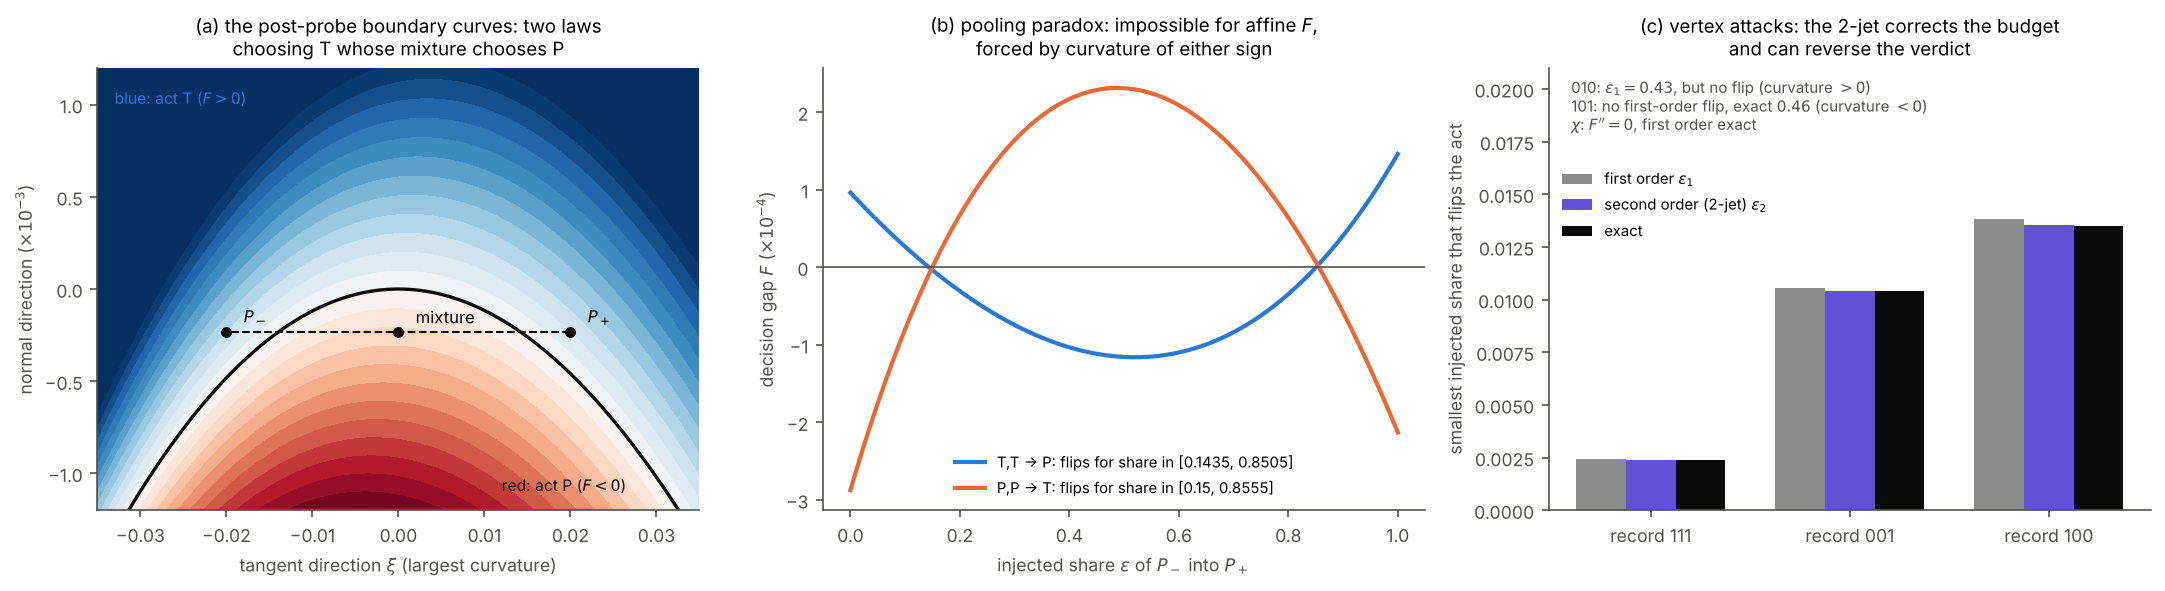

Recreate this plot in Python.
"""Figure for the decision-boundary sections of "A tangent structure for injected data". (a) the lab's post-probe decision boundary in
the plane through a boundary point spanned by the normal and the most curved tangent direction, with a mixture flip; (b) the decision
gap along the two flip chords against the injected share; (c) attack budgets: first order, second order (the 2-jet) and exact."""
import json, os, sys
import numpy as np
import matplotlib
matplotlib.use("Agg")
import matplotlib.pyplot as plt
HERE = os.path.dirname(os.path.abspath(__file__)); ENG = os.path.join(HERE, "..", "engine"); sys.path.insert(0, ENG)
import warnings; warnings.filterwarnings("ignore")
from pce import tangent as TG, tangent_decide as TD, lifting as LF, injection as IJ
from pce.tangent import HD
D = json.load(open(os.path.join(ENG, "..", "lab", "tangent_decide.json")))
BLUE, ORANGE, VIOLET, AQUA, GREY, CRIT = "#2a78d6", "#eb6834", "#6250d6", "#1baf7a", "#8c8c8c", "#d03b3b"; INK, INK2 = "#0b0b0b", "#52514e"
plt.rcParams.update({"font.size": 8.5, "axes.edgecolor": INK2, "axes.labelcolor": INK2, "xtick.color": INK2, "ytick.color": INK2, "axes.spines.top": False, "axes.spines.right": False})
W = LF.we(); c = list(W["ps"][0] - np.r_[W["UP"], 0.0]); F = lambda X: TG.poly_hd(TG.rhat_hd(X), c); B = np.linalg.svd(np.ones((1, 8)))[2][1:].T
P0 = np.array(D["boundary"]["P0"]); ev, V, g0, H0 = TD.second_form(F, P0, B); nvec = B @ (g0 / np.linalg.norm(g0)); k = int(np.argmax(ev)); xi = B @ V[:, k]
val = lambda p: F(HD.var(p, [])).c[0]
fig, ax = plt.subplots(1, 3, figsize=(14.5, 4.0))
a = ax[0]; S = np.linspace(-0.035, 0.035, 141); E = np.linspace(-0.0012, 0.0012, 121); Z = np.array([[val(P0 + s * xi + e * nvec) for s in S] for e in E])
cs = a.contourf(S, E * 1e3, Z * 1e4, levels=np.linspace(-6, 6, 25), cmap="RdBu", extend="both"); a.contour(S, E * 1e3, Z, levels=[0], colors=INK, linewidths=1.6)
fl = D["flips"]["T,T -> P"]; Pp, Pm = np.array(fl["P_plus"]), np.array(fl["P_minus"])
co = lambda p: ((p - P0) @ xi / (xi @ xi), (p - P0) @ nvec / (nvec @ nvec) * 1e3)
for p, lab in ((Pp, "$P_+$"), (Pm, "$P_-$"), (0.5 * (Pp + Pm), "mixture")):
    x, y = co(p); a.scatter([x], [y], color=INK, s=18, zorder=5); a.text(x + 0.002, y + 0.05, lab, fontsize=8)
x1, y1 = co(Pp); x2, y2 = co(Pm); a.plot([x1, x2], [y1, y2], color=INK, lw=1, ls="--")
a.set_xlabel("tangent direction $\\xi$ (largest curvature)"); a.set_ylabel("normal direction ($\\times10^{-3}$)")
a.text(-0.033, 1.0, "blue: act T ($F>0$)", fontsize=7.5, color=BLUE); a.text(0.012, -1.1, "red: act P ($F<0$)", fontsize=7.5, color=INK)
a.set_title("(a) the post-probe boundary curves: two laws\nchoosing T whose mixture chooses P", fontsize=9)
a = ax[1]; es = np.linspace(0, 1, 401)
for name, col in (("T,T -> P", BLUE), ("P,P -> T", ORANGE)):
    f = D["flips"][name]; Pp, Pm = np.array(f["P_plus"]), np.array(f["P_minus"]); a.plot(es, [val((1 - e) * Pp + e * Pm) * 1e4 for e in es], color=col, lw=2, label=f"{name}: flips for share in {f['flip_shares']}")
a.axhline(0, color=INK2, lw=0.8); a.set_xlabel("injected share $\\varepsilon$ of $P_-$ into $P_+$"); a.set_ylabel("decision gap $F$ ($\\times10^{-4}$)")
a.legend(frameon=False, fontsize=7.2, loc="lower center"); a.set_title("(b) pooling paradox: impossible for affine $F$,\nforced by curvature of either sign", fontsize=9)
a = ax[2]; bud = D["budgets"]; keys = [k for k in ("111", "001", "100") if bud[k]["exact"]]
x = np.arange(len(keys)); a.bar(x - 0.25, [bud[k]["eps1"] for k in keys], width=0.25, color=GREY, label="first order $\\varepsilon_1$")
a.bar(x, [bud[k]["eps2"] for k in keys], width=0.25, color=VIOLET, label="second order (2-jet) $\\varepsilon_2$"); a.bar(x + 0.25, [bud[k]["exact"] for k in keys], width=0.25, color=INK, label="exact")
a.set_xticks(x); a.set_xticklabels([f"record {k}" for k in keys]); a.set_ylabel("smallest injected share that flips the act")
a.set_ylim(0, 0.021); a.text(-0.4, 0.0205, "010: $\\varepsilon_1=0.43$, but no flip (curvature $>0$)\n101: no first-order flip, exact $0.46$ (curvature $<0$)\n$\\chi$: $F''=0$, first order exact", fontsize=7.3, color=INK2, va="top")
a.legend(frameon=False, fontsize=7.2, loc="upper left", bbox_to_anchor=(0.0, 0.8)); a.set_title("(c) vertex attacks: the 2-jet corrects the budget\nand can reverse the verdict", fontsize=9)
plt.tight_layout(); fig.savefig(os.path.join(HERE, "fig_decide.pdf"), bbox_inches="tight"); fig.savefig(os.path.join(HERE, "fig_decide.png"), dpi=150, bbox_inches="tight"); print("ok")
